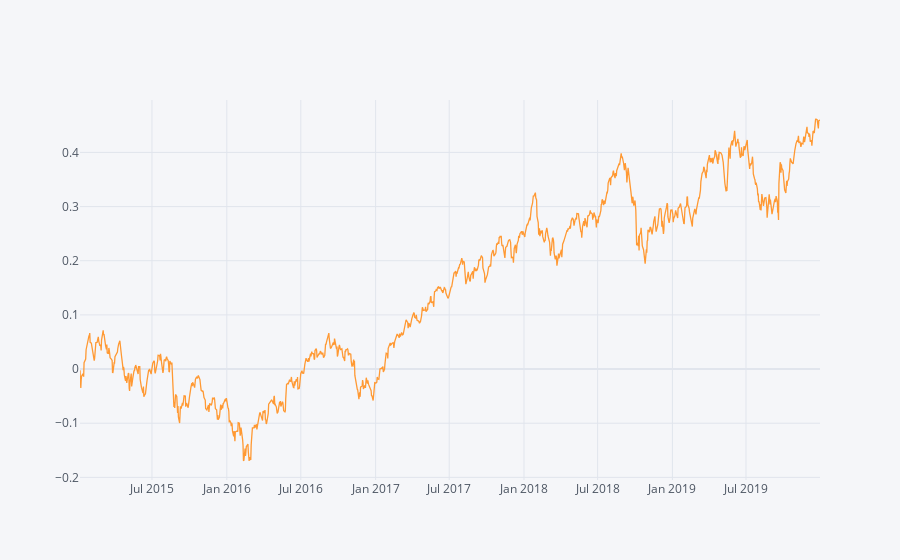

Notebook source saved alongside this figure:
### Markdown cell above
### Calculate Nifty Cumulative Returns

### Code cell
nifty_cumulative_returns = (1 + nifty_returns).cumprod() - 1

print('Total Nifty returns %.2f%%' % (nifty_cumulative_returns[-1] * 100))

nifty_cumulative_returns.iplot()

### Figure 1 — Plotly figure (JSON) as saved in the notebook; plotly's stock layout.template omitted (floating-point values rounded to 4 significant figures; data arrays with more than 128 entries replaced by an {"elided": "..."} marker saying what was removed)
{"data": [{"line": {"color": "rgba(255, 153, 51, 1.0)", "dash": "solid", "shape": "linear", "width": 1.3}, "mode": "lines", "name": "Adj Close", "text": "", "type": "scatter", "x": {"elided": "1220 str values"}, "y": {"elided": "1220 float values"}}], "layout": {"legend": {"bgcolor": "#F5F6F9", "font": {"color": "#4D5663"}}, "paper_bgcolor": "#F5F6F9", "plot_bgcolor": "#F5F6F9", "title": {"font": {"color": "#4D5663"}}, "xaxis": {"gridcolor": "#E1E5ED", "showgrid": true, "tickfont": {"color": "#4D5663"}, "title": {"font": {"color": "#4D5663"}, "text": ""}, "zerolinecolor": "#E1E5ED"}, "yaxis": {"gridcolor": "#E1E5ED", "showgrid": true, "tickfont": {"color": "#4D5663"}, "title": {"font": {"color": "#4D5663"}, "text": ""}, "zerolinecolor": "#E1E5ED"}}}
